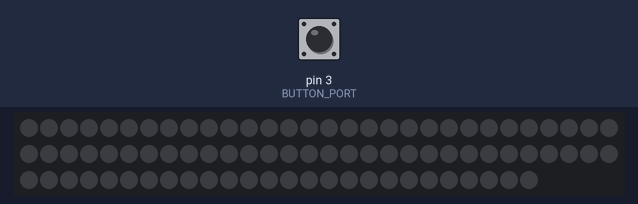
This sketch was run on a simulated Arduino Uno, built with avr-gcc and run on an emulated ATmega328P. Shown: 86 RGB LEDs in strip order, left to right, continuing on the next row. Inputs (shaded band) come from the test bench; at power-on: pin 3 (BUTTON_PORT) HIGH. Dim RGB values are drawn brighter than linear; EEPROM starts erased.

Above: at 1.2 s.
1.3 s: pin 3 (BUTTON_PORT) pulled LOW for 0.15 s
At 1.46 s:
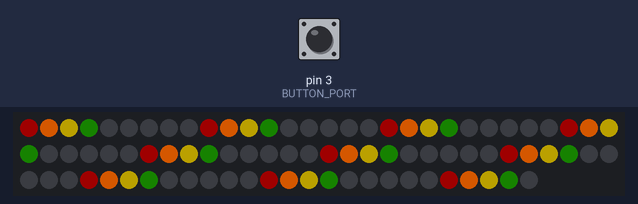
2.0 s: pin 3 (BUTTON_PORT) pulled LOW for 1 s
At 2.38 s:
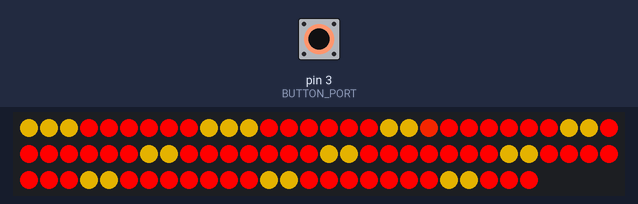
3.6 s: pin 3 (BUTTON_PORT) pulled LOW for 0.15 s
At 3.89 s:
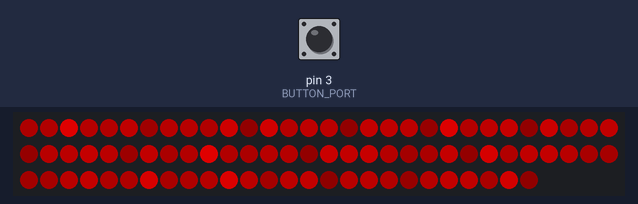
4.3 s: pin 3 (BUTTON_PORT) pulled LOW for 1 s
5.9 s: pin 3 (BUTTON_PORT) pulled LOW for 3.2 s
At 6.33 s:
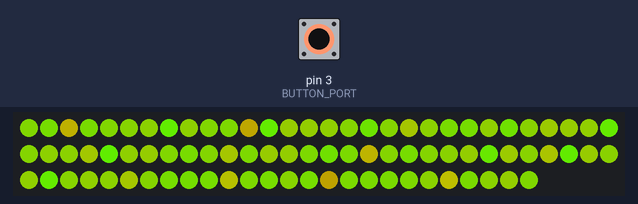
9.7 s: pin 3 (BUTTON_PORT) pulled LOW for 0.15 s
At 9.99 s:
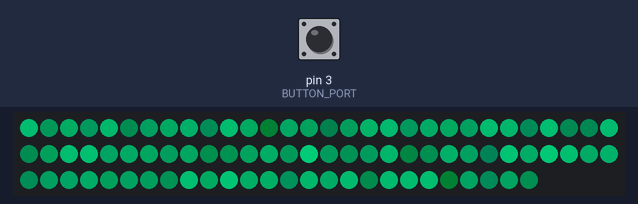
Timing chart, 0 to 12.7 s (numbered marks = the images above; inputs shaded):
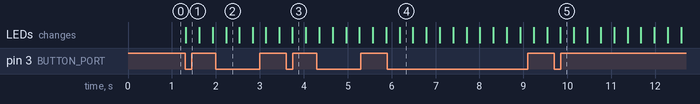

Measured:
- after the input at 1.3 s, the LEDs: change at once (image 1)
- after the input at 2.0 s, the LEDs: change after 0.23 s (image 2)
- after the input at 3.6 s, the LEDs: change after 0.14 s (image 3)
- after the input at 5.9 s, the LEDs: change after 0.28 s (image 4)
- after the input at 9.7 s, the LEDs: change after 0.14 s (image 5)

The sketch:

led_spiral_lamp.ino
```cpp
#include <FastLED.h>
#include <EEPROM.h>
#define MODE_EEPROM 0
#define DATA_PIN 2
#define NUM_LEDS 86
#define BUTTON_PORT 3
#define NUM_OFFSET 9
CRGB leds[NUM_LEDS];

byte mode = 0;
int buttonState = 0;

/**
 * @brief sets up lamp
 */
void setup() {
  Serial.begin(9600); //debug
  // init leds
  FastLED.addLeds<NEOPIXEL, 2>(leds, NUM_LEDS).setCorrection(TypicalLEDStrip);
  for(int i = 0; i<NUM_LEDS; i++) {
    leds[i] = CRGB::Black;
  }
  FastLED.setBrightness(255);
  FastLED.show();

  // init button
  pinMode(BUTTON_PORT, INPUT_PULLUP);

  //init mode
  mode = EEPROM.read(MODE_EEPROM);
}

/**
 * @brief runs animation
 */
void loop() {
  // button click and debounce
  int newState = digitalRead(BUTTON_PORT); //LOW -> Pressed
  if(newState == LOW && buttonState == HIGH) {
    mode = (mode + 1) % 12;
    EEPROM.write(MODE_EEPROM, mode);
  }
  buttonState = newState;

  // led show
  showMode(mode, millis());
  FastLED.show();
}

/**
 * @brief shows the selected led mode
 *
 * @param mode mode to show (0 - 11)
 * @param millis timestamp to show
 */
void showMode(int mode, long millis) {
  switch(mode) {
    case 0:
      rainbow(millis);
      break;
    case 1:
      layerBottomToTop(millis);
      break;
    case 2:
      perlinColor(millis);
      break;
    case 3:
      rainbowRoated(millis);
      break;
    case 4:
      toCenter(millis);
      break;
    case 5:
      serialSpriralsColors(millis);
      break;
    case 6:
      solidRed(millis);
      break;
    case 7:
      solidOrange(millis);
      break;
    case 8:
      solidGreen(millis);
      break;
    case 9:
      solidCyan(millis);
      break;
    case 10:
      solidBlue(millis);
      break;
    case 11:
      solidMagenta(millis);
      break;
  }
}

/**
 * @brief Rainbow from top to bottom
 *
 * @param millis timestamp to show animation to
 */
void rainbow(long millis) {
  for(int y = 0; y < NUM_LEDS; y++) {
    int inverseY = NUM_LEDS - y - 1;
    int hue = inverseY * ( 255.0 / NUM_LEDS ) + (millis / 100);
    leds[y]= CHSV(hue, 255, 255);
  }
}

/**
 * @brief color change from bottom to top of the spiral
 *
 * @param millis timestamp to show animation to
 */
void layerBottomToTop(long millis) {

  int h1 = (millis / 6000) * 40;
  int h2 = h1 + 40;

  int pos = (int)(millis % 6000) * (NUM_LEDS / 6000.0);
  for(int i = 0; i<NUM_LEDS; i++) {

    double distance = i - pos;
    if(distance > 1) distance = 1;
    else if(distance < -1) distance = -1;
    double hc1 = (distance + 1) / 2.0;
    double hc2 = 1 - hc1;

    leds[i] = CHSV(h1 * hc1 + h2 * hc2, 255, 255);
  }
}

/**
 * @brief displays random colors on each pixel (simplex noise)
 *
 * @param millis timestamp to show animation to
 */
void perlinColor(long millis) {
  for(int i = 0; i < NUM_LEDS; i++) {
    int hue = inoise8(i*5, millis / 5);
    leds[i] = CHSV(hue, 255, 255);
  }
}

/**
 * @brief Show rotating rainbow, same colors on y-axis (vertical)
 *
 * @param millis timestamp to show animation to
 */
void rainbowRoated(long millis) {
  for(int offset = 0; offset < NUM_OFFSET; offset++) {
    for(int i = offset; i < NUM_LEDS; i+=NUM_OFFSET) {
      int color = (millis / 20) + (offset * 255.0 / NUM_OFFSET);
      leds[i] = CHSV(color % 255, 255, 255);
    }
  }
}

/**
 * @brief shows two lines from top and bottom to center
 *
 * @param millis timestamp to show animation to
 */
void toCenter(long millis) {
  double pos = (millis % 9000) / 1000.0;
  for(int i = 0; i<NUM_LEDS; i++) {
    int offset = i % NUM_OFFSET;
    int hue = offset * (255.0 / NUM_OFFSET);
    double distance = smallestDistance(offset, pos, NUM_OFFSET);
    if(distance > 2) distance = 2;

    leds[i] = CHSV(hue, 255, ((2 - distance) / 2.0) * 255);
  }
}

double smallestDistance(double a, double b, double limit) {
  double big = a > b ? a : b;
  double small = a > b ? b : a;
  double distance1 = big - small;
  double distance2 = (small + limit) - big;
  if(distance1 < distance2) return distance1;
  return distance2;
}

/**
 * @brief Shows a spral fading the color from bottom to top
 *
 * @param millis timestamp to show animation to
 */
void serialSpriralsColors(long millis) {

  int duration = 1000 * NUM_OFFSET;
  int iteration = millis / duration;
  int activeSpiral = millis % duration / 1000;

  int hue0 = iteration * 50;
  int hue1 = hue0 + 50;

  double activePos = millis % 1000 / 100.0;

  //for every spiral
  for(int i = 0; i<NUM_OFFSET; i++) {
    if(i == activeSpiral) continue; //if interpolating spiral -> continue

    //set spiral to constant color
    int hue = i < activeSpiral ? hue1 : hue0;
    for(int j = i; j < NUM_LEDS; j+=NUM_OFFSET) {
      leds[j] = CHSV(hue, 255, 255);
    }
  }

  //interpolate active spiral
  for(int j = activeSpiral; j < NUM_LEDS; j+=NUM_OFFSET) {
    int height = (j - activeSpiral) / NUM_OFFSET;
    double distance = min(max(activePos - height, 0), 1);

    int hue = distance * hue1 + (1 - distance) * hue0;

    leds[j] = CHSV(hue, 255, 255);
  }

}

/**
 * @brief solid red color
 *
 * @param millis timestamp to show animation to
 */
void solidRed(long millis) {
  for(int i = 0; i<NUM_LEDS; i++) {
    leds[i] = CHSV(0, 255, inoise8(i * 200, millis / 5) * 255);
  }
}

/**
 * @brief solid orange color
 *
 * @param millis timestamp to show animation to
 */
void solidOrange(long millis) {
  for(int i = 0; i<NUM_LEDS; i++) {
    leds[i] = CHSV(15, 255, inoise8(i * 200, millis / 5) * 255);
  }
}

/**
 * @brief solid green color
 *
 * @param millis timestamp to show animation to
 */
void solidGreen(long millis) {
  for(int i = 0; i<NUM_LEDS; i++) {
    leds[i] = CRGB(80, inoise8(i * 200, millis / 2), 0);
  }
}

/**
 * @brief solid cyan color
 *
 * @param millis timestamp to show animation to
 */
void solidCyan(long millis) {
  for(int i = 0; i<NUM_LEDS; i++) {
    leds[i] = CHSV(130, 255, inoise8(i * 200, millis / 5) * 255);
  }
}

/**
 * @brief solid blue color
 *
 * @param millis timestamp to show animation to
 */
void solidBlue(long millis) {
  for(int i = 0; i<NUM_LEDS; i++) {
    leds[i] = CHSV(160, 255, inoise8(i * 200, millis / 5));
  }
}

/**
 * @brief solid magenta color
 *
 * @param millis timestamp to show animation to
 */
void solidMagenta(long millis) {
   for(int i = 0; i<NUM_LEDS; i++) {
    leds[i] = CHSV(220, 255, inoise8(i * 200, millis / 5) * 255);
  }
}
```
